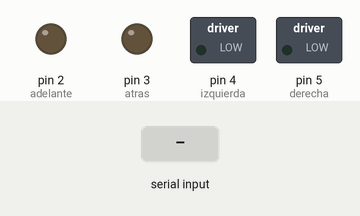
The sketch below on a simulated Arduino Uno, built with avr-gcc and run on an emulated ATmega328P. Shown: switched loads named in the sketch (green lamp = pin HIGH), output pins drawn as LEDs (lit = HIGH). The inputs (shaded band) are chosen by the test bench.

Above: at 1.2 s.
1.3 s: "F" received over Serial
At 2.5 s:
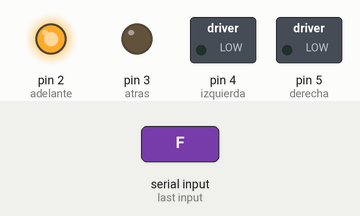
2.8 s: "B" received over Serial
At 3.8 s:
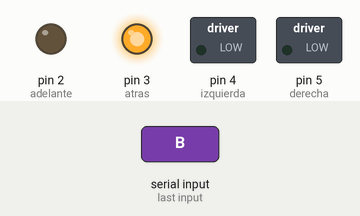
4.3 s: "L" received over Serial
At 4.9 s:
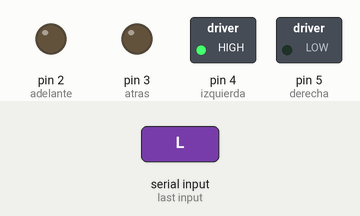
5.8 s: "R" received over Serial
At 6.1 s:
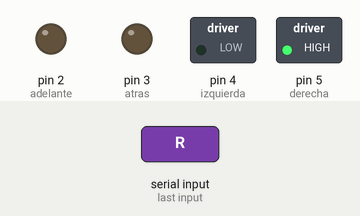
7.3 s: "G" received over Serial
At 8.4 s:
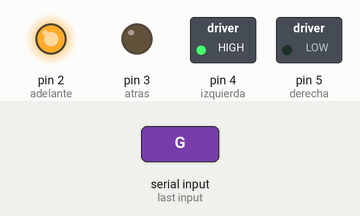
8.8 s: "I" received over Serial
At 9.5 s:
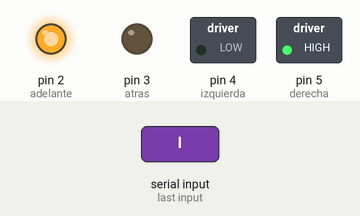
Timing chart, 0 to 11.3 s (numbered marks = the images above; inputs shaded):
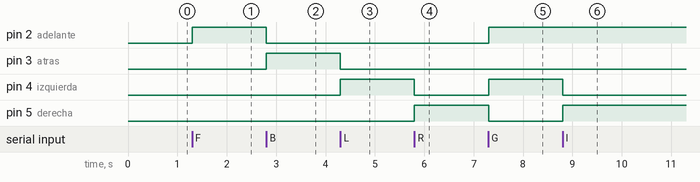

The sketch:

Inalambrico_Innovadores.ino
```cpp
//INNOVADORES
//V.M.
//Facebook:  www.facebook.com/InnovadoresBolivia
//YouTube: INNOVADORES
//Cualquier consulta no duden en hacerla


//En esta parte declaramos los pines que utilizaremos
//en nuestro caso 2 para traccion y 2 para direccion
int adelante =2; //usaremos este pin para dar la señal de ir
int atras=3; //usaremos este pin para dar la señal de ir atras
int izquierda =4; //usaremos este pin para dar la señal torcer la direccion hacia la izquierda
int derecha=5; //usaremos este pin para dar la señal de torcer la direccion a la derecha
char blue; //creamos una variable para guardar las letras que nos enviara a app al apretar un boton
void setup() {
       Serial.begin(9600);//fijamos la velocidad de coneccion con el bluetooth
       /*en esta parte le decimos que nuestros pines seran de salida ya que emitiran una señal que
       ira a el puente H*/
       pinMode (adelante, OUTPUT);
       pinMode (atras, OUTPUT);
       pinMode (izquierda, OUTPUT);
       pinMode (derecha, OUTPUT);
 }
void loop() {
   if(Serial.available()>0){ // preguntamos si la app envio una letra
   blue=Serial.read(); //y si envio la letra la guardamos en nuestra variable blue
    if(blue=='F'){ //en esta parte se compara si blue es igual a F,de ser asi se ejecuta la accion de abajo
          digitalWrite(adelante, HIGH); //activa este pin que seria la marcha
          digitalWrite(atras, LOW); //desactiva este pin para que solo avance
          digitalWrite(izquierda, LOW); //desactiva este pin para que la direccion este recta
          digitalWrite(derecha,LOW); //desactiva este pin para que la direccion este recta
  }
    if(blue=='B'){ //en esta parte se compara si blue es igual a B de ser asi se ejecuta la accion de abajo
          digitalWrite(adelante, LOW); //desactiva este pin para que solo avance atras
          digitalWrite(atras, HIGH); //activa este pin que seria la marcha hacia atras
          digitalWrite(izquierda, LOW); //desactiva este pin para que la dieccion este recta
          digitalWrite(derecha,LOW); //desactiva este pin para que la direccion este recta
  }
    if(blue=='L'){  //en esta parte se compara si blue es igual a L de ser asi la direccion apunta hacia la izquierda
          digitalWrite(adelante, LOW); //desactiva este pin para que solo haga la accion de torcer la direccion
          digitalWrite(atras, LOW);//desactiva este pin para que solo haga la accion de torcer la direccion
          digitalWrite(izquierda, HIGH);//activa este pin para que solo haga la accion de torcer la direccion hacia la izquierda
          digitalWrite(derecha,LOW);//desactiva este pin para que solo haga la accion de torcer la izquierda
  }
    if(blue=='R'){  //en esta parte se compara si blue es igual a R de ser asi se ejecuta la accion de torcer hacia la derecha
          digitalWrite(adelante, LOW); //desactiva este pin para que solo haga la accion de torcer
          digitalWrite(atras, LOW);//desactiva este pin para que solo haga la accion de torcer
          digitalWrite(izquierda, LOW);//desactiva este pin para que solo haga la accion de torcer
          digitalWrite(derecha,HIGH);//activa este pin para que solo haga la accion de torcer hacia la derecha
  }
    if(blue=='G'){  //en esta parte se compara si blue es igual a G de ser asi se ejecuta la siguiente accion
          //en la parte de abajo se combina la marcha hacia al frente y a la zquierda
          digitalWrite(adelante, HIGH); //activa la marcha delantera
          digitalWrite(atras, LOW); //desactiva la marcha hacia atras
          digitalWrite(izquierda, HIGH); //activa la direccion en sentido izquierda
          digitalWrite(derecha,LOW); //desactiva la direccion en sentido derecha
  }
    if(blue=='I'){  //en esta parte se compara si blue es igual a I de ser asi se ejecuta la siguiente accion
          //en la parte de abajo se combina la marcha hacia el frente y la direccion en sentido derecha
          digitalWrite(adelante, HIGH); //activa la marcha delantera
          digitalWrite(atras, LOW); //desactiva la marcha hacia atras
          digitalWrite(izquierda, LOW); //desactiva la direccion en sentido izquierda
          digitalWrite(derecha,HIGH); //activa la direccion en sentido derecha
  }
    if(blue=='H'){  //en esta parte se compara si blue es igual a H de ser asi se ejecuta la siguiente accion
         //en la parte de abajo se combina la marcha hacia atras y la direccion en sentido izquierda
          digitalWrite(adelante, LOW); //desactiva la marcha delantera
          digitalWrite(atras, HIGH); //activa la marcha atras
          digitalWrite(izquierda, HIGH);  //activa la direccion en sentido izquierda
          digitalWrite(derecha,LOW);  //desactiva la direccion en sentido derecha
  }
    if(blue=='J'){  //en esta parte se compara si blue es igual a J de ser asi se ejecuta la siguiente accion
         //en la parte de abajo se combina la marcha hacia atras y la direccion en sentido derecha
          digitalWrite(adelante, LOW); //desactiva la marcha delantera
          digitalWrite(atras, HIGH); //activa la marcha atras
          digitalWrite(izquierda, LOW); //desactiva la direccion en sentido izquierda
          digitalWrite(derecha,HIGH); //activa la direccion en sentido derecha
  }
     if(blue=='S'){  //en esta parte se compara si blue es igual a S de ser asi se ejecuta la siguiente accion
          //la app envia la letra S cuando no se apreta ningun boton para que el robot se detenga y apague todas la acciones
          digitalWrite(adelante, LOW); //desactiva la marcha
          digitalWrite(atras, LOW);//desactiva la marcha atras
          digitalWrite(izquierda, LOW); //desactiva la direccion en sentido izquierda
          digitalWrite(derecha,LOW); //desactiva la direccion en sentido derecha
     }
  }
}
```

Measured:
- after the input at 1.3 s, pin 2 (adelante): LOW → HIGH at once
- after the input at 2.8 s, pin 2 (adelante): HIGH → LOW at once; pin 3 (atras): LOW → HIGH at once
- after the input at 4.3 s, pin 3 (atras): HIGH → LOW at once; pin 4 (izquierda): LOW → HIGH at once
- after the input at 5.8 s, pin 4 (izquierda): HIGH → LOW at once; pin 5 (derecha): LOW → HIGH at once
- after the input at 7.3 s, pin 2 (adelante), pin 4 (izquierda): LOW → HIGH at once; pin 5 (derecha): HIGH → LOW at once
- after the input at 8.8 s, pin 4 (izquierda): HIGH → LOW at once; pin 5 (derecha): LOW → HIGH at once
